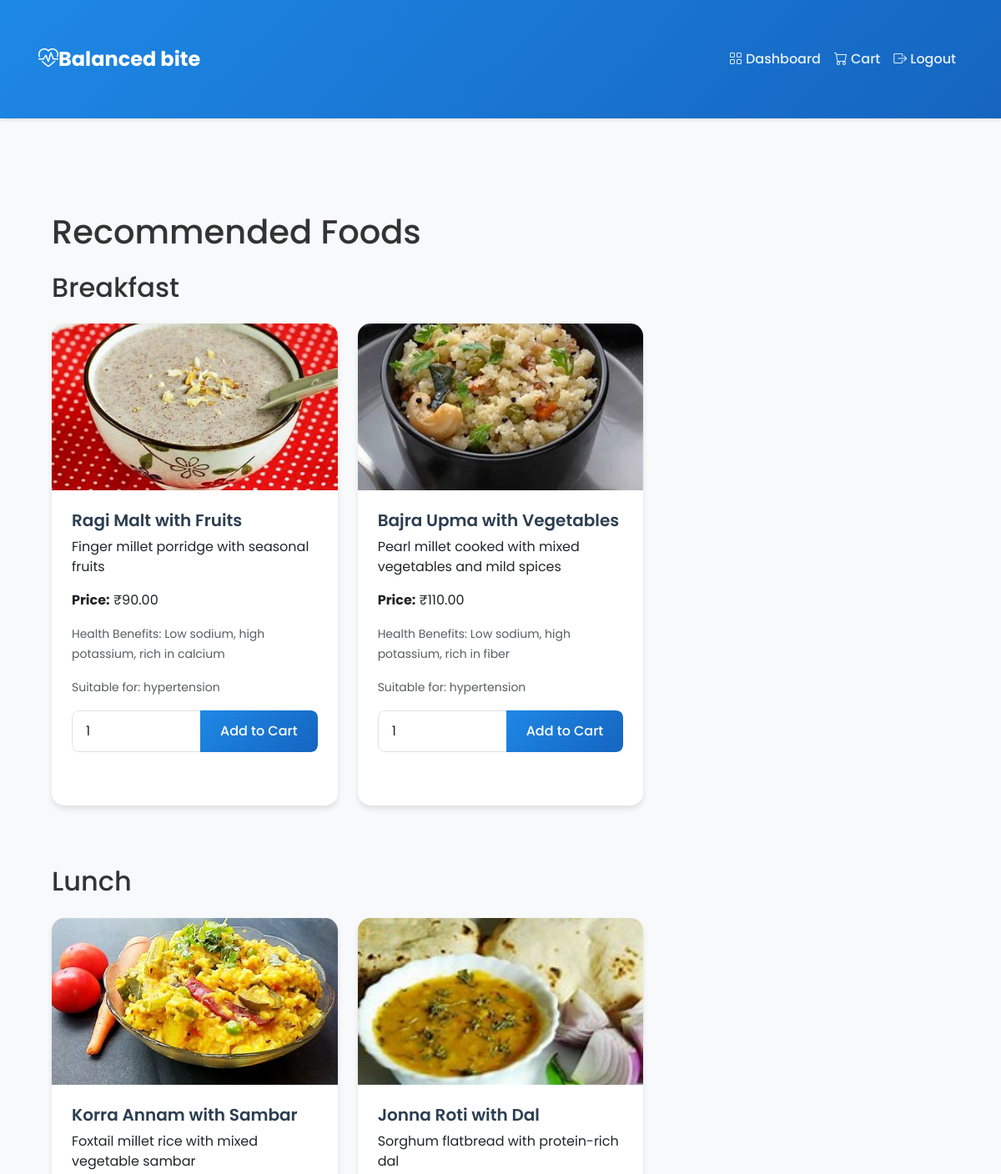
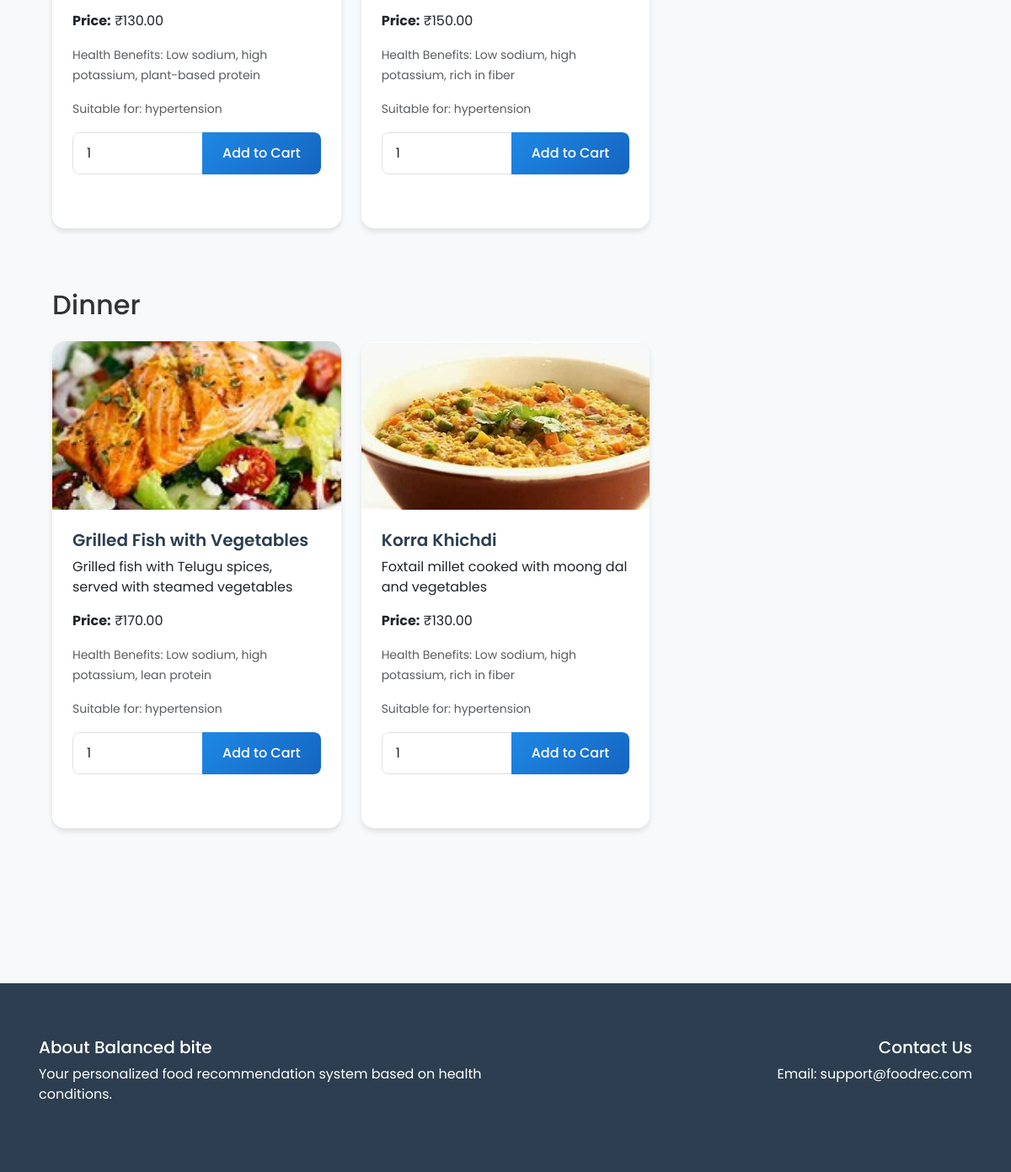
The page /dashboard (signed in) on the database its author committed (2 pictures, top to bottom).
### app.py (models this page shows, shortened)
class FoodItem(db.Model):
    id = db.Column(db.Integer, primary_key=True)
    name = db.Column(db.String(100), nullable=False)
    description = db.Column(db.Text, nullable=False)
    price = db.Column(db.Float, nullable=False)
    health_benefits = db.Column(db.String(200), nullable=False)
    suitable_for = db.Column(db.String(200), nullable=False)
    image_url = db.Column(db.String(500), nullable=True)
    meal_type = db.Column(db.String(20), nullable=False)  # breakfast, lunch, or dinner

### app.py (the view)
@app.route('/dashboard')
@login_required
def dashboard():
    recommended_foods = {
        'breakfast': FoodItem.query.filter(
            FoodItem.suitable_for.like(f'%{current_user.health_condition}%'),
            FoodItem.meal_type == 'breakfast'
        ).all(),
        'lunch': FoodItem.query.filter(
            FoodItem.suitable_for.like(f'%{current_user.health_condition}%'),
            FoodItem.meal_type == 'lunch'
        ).all(),
        'dinner': FoodItem.query.filter(
            FoodItem.suitable_for.like(f'%{current_user.health_condition}%'),
            FoodItem.meal_type == 'dinner'
        ).all()
    }
    return render_template('dashboard.html', foods=recommended_foods)

### app.py (called while the page is built)
@login_manager.user_loader
def load_user(user_id):
    return User.query.get(int(user_id))

@app.before_request
def before_request():
    if 'cart' not in session:
        session['cart'] = []

### templates/dashboard.html
{% extends "base.html" %}
{% block content %}
<div class="container mt-4">
    <h1 class="mb-4">Recommended Foods</h1>
    <div class="mb-5">
        <h2 class="mb-4">Breakfast</h2>
        <div class="row">
            {% if foods.breakfast %}
                {% for food in foods.breakfast %}
                <div class="col-md-4 mb-4">
                    <div class="card h-100">
                        {% if food.image_url %}
                        <img src="{{ food.image_url }}" class="card-img-top" alt="{{ food.name }}" style="height: 200px; object-fit: cover;">
                        {% else %}
                        <div class="card-img-top bg-light" style="height: 200px; display: flex; align-items: center; justify-content: center;">
                            <i class="fas fa-utensils fa-3x text-muted"></i>
                        </div>
                        {% endif %}
                        <div class="card-body">
                            <h5 class="card-title">{{ food.name }}</h5>
                            <p class="card-text">{{ food.description }}</p>
                            <p class="card-text"><strong>Price:</strong> ₹{{ "%.2f"|format(food.price) }}</p>
                            <p class="card-text"><small class="text-muted">Health Benefits: {{ food.health_benefits }}</small></p>
                            <p class="card-text"><small class="text-muted">Suitable for: {{ food.suitable_for }}</small></p>
                            <form action="{{ url_for('add_to_cart', food_id=food.id) }}" method="POST">
                                <div class="input-group mb-3">
                                    <input type="number" class="form-control" name="quantity" value="1" min="1" max="10">
                                    <button class="btn btn-primary" type="submit">Add to Cart</button>
                                </div>
                            </form>
                        </div>
                    </div>
                </div>
                {% endfor %}
            {% else %}
                <div class="col-12">
                    <div class="alert alert-info">
                        No breakfast items available for your health condition.
                    </div>
                </div>
            {% endif %}
        </div>
    </div>
    <div class="mb-5">
        <h2 class="mb-4">Lunch</h2>
        <div class="row">
            {% if foods.lunch %}
                {% for food in foods.lunch %}
                <div class="col-md-4 mb-4">
                    <div class="card h-100">
                        {% if food.image_url %}
                        <img src="{{ food.image_url }}" class="card-img-top" alt="{{ food.name }}" style="height: 200px; object-fit: cover;">
                        {% else %}
                        <div class="card-img-top bg-light" style="height: 200px; display: flex; align-items: center; justify-content: center;">
                            <i class="fas fa-utensils fa-3x text-muted"></i>
                        </div>
                        {% endif %}
                        <div class="card-body">
                            <h5 class="card-title">{{ food.name }}</h5>
                            <p class="card-text">{{ food.description }}</p>
                            <p class="card-text"><strong>Price:</strong> ₹{{ "%.2f"|format(food.price) }}</p>
                            <p class="card-text"><small class="text-muted">Health Benefits: {{ food.health_benefits }}</small></p>
                            <p class="card-text"><small class="text-muted">Suitable for: {{ food.suitable_for }}</small></p>
                            <form action="{{ url_for('add_to_cart', food_id=food.id) }}" method="POST">
                                <div class="input-group mb-3">
                                    <input type="number" class="form-control" name="quantity" value="1" min="1" max="10">
                                    <button class="btn btn-primary" type="submit">Add to Cart</button>
                                </div>
                            </form>
                        </div>
                    </div>
                </div>
                {% endfor %}
            {% else %}
                <div class="col-12">
                    <div class="alert alert-info">
                        No lunch items available for your health condition.
                    </div>
                </div>
            {% endif %}
        </div>
    </div>
    <div class="mb-5">
        <h2 class="mb-4">Dinner</h2>
        <div class="row">
            {% if foods.dinner %}
                {% for food in foods.dinner %}
                <div class="col-md-4 mb-4">
                    <div class="card h-100">
                        {% if food.image_url %}
                        <img src="{{ food.image_url }}" class="card-img-top" alt="{{ food.name }}" style="height: 200px; object-fit: cover;">
                        {% else %}
                        <div class="card-img-top bg-light" style="height: 200px; display: flex; align-items: center; justify-content: center;">
                            <i class="fas fa-utensils fa-3x text-muted"></i>
                        </div>
                        {% endif %}
                        <div class="card-body">
                            <h5 class="card-title">{{ food.name }}</h5>
                            <p class="card-text">{{ food.description }}</p>
                            <p class="card-text"><strong>Price:</strong> ₹{{ "%.2f"|format(food.price) }}</p>
                            <p class="card-text"><small class="text-muted">Health Benefits: {{ food.health_benefits }}</small></p>
                            <p class="card-text"><small class="text-muted">Suitable for: {{ food.suitable_for }}</small></p>
                            <form action="{{ url_for('add_to_cart', food_id=food.id) }}" method="POST">
                                <div class="input-group mb-3">
                                    <input type="number" class="form-control" name="quantity" value="1" min="1" max="10">
                                    <button class="btn btn-primary" type="submit">Add to Cart</button>
                                </div>
                            </form>
                        </div>
                    </div>
                </div>
                {% endfor %}
            {% else %}
                <div class="col-12">
                    <div class="alert alert-info">
                        No dinner items available for your health condition.
                    </div>
                </div>
            {% endif %}
        </div>
    </div>
</div>
{% endblock %}

### templates/base.html (style rules this page uses)
body { font-family: 'Poppins', sans-serif; background-color: #f8f9fa; color: #333; }
.card { border: none; border-radius: 15px; box-shadow: 0 4px 6px rgba(0,0,0,0.1); transition: all 0.3s ease; background: white; margin-bottom: 1.5rem; }
.card-title { font-weight: 600; color: #2c3e50; }
.card-body { padding: 1.5rem; }
.btn { border-radius: 8px; padding: 0.5rem 1.5rem; font-weight: 500; transition: all 0.3s ease; }
.btn-primary { background: linear-gradient(135deg, #1e88e5 0%, #1565c0 100%); border: none; }
.form-control { border-radius: 8px; padding: 0.75rem 1rem; border: 1px solid #e0e0e0; transition: all 0.3s ease; }
.container { padding: 2rem 1rem; }
.card-img-top { border-top-left-radius: 15px; border-top-right-radius: 15px; height: 200px; object-fit: cover; }
.input-group { border-radius: 8px; overflow: hidden; }
.input-group .form-control { border-top-right-radius: 0; border-bottom-right-radius: 0; }
.input-group .btn { border-top-left-radius: 0; border-bottom-left-radius: 0; }

### rows shown on the page
FoodItem: image_url (picture), name "Ragi Malt with Fruits", description "Finger millet porridge with seasonal fruits", price "90.00", health_benefits "Low sodium, high potassium, rich in calcium", suitable_for "hypertension"
FoodItem: image_url (picture), name "Bajra Upma with Vegetables", description "Pearl millet cooked with mixed vegetables and mild spices", price "110.00", health_benefits "Low sodium, high potassium, rich in fiber", suitable_for "hypertension"
FoodItem: image_url (picture), name "Korra Annam with Sambar", description "Foxtail millet rice with mixed vegetable sambar", price "130.00", health_benefits "Low sodium, high potassium, plant-based protein", suitable_for "hypertension"
FoodItem: image_url (picture), name "Jonna Roti with Dal", description "Sorghum flatbread with protein-rich dal", price "150.00", health_benefits "Low sodium, high potassium, rich in fiber", suitable_for "hypertension"
FoodItem: image_url (picture), name "Grilled Fish with Vegetables", description "Grilled fish with Telugu spices, served with steamed vegetables", price "170.00", health_benefits "Low sodium, high potassium, lean protein", suitable_for "hypertension"
FoodItem: image_url (picture), name "Korra Khichdi", description "Foxtail millet cooked with moong dal and vegetables", price "130.00", health_benefits "Low sodium, high potassium, rich in fiber", suitable_for "hypertension"
